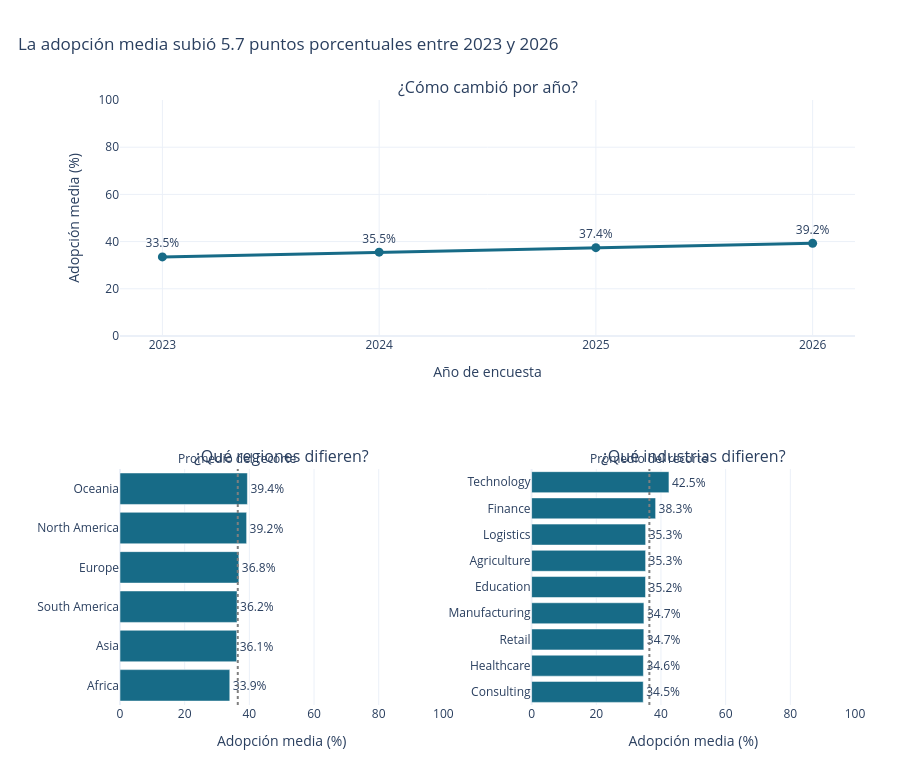

This figure's notebook cell:
### Markdown cell above
El tablero se genera en una sola figura Plotly con tres paneles; al pasar el cursor se leen los valores y tamaños de muestra, y la figura permite acercar y explorar los datos. La aplicación Streamlit aplica filtros globales a las tres vistas a la vez.

Las observaciones trimestrales se repiten por empresa y la fuente no documenta un diseño muestral ni ponderaciones; por eso el tablero no presenta intervalos de confianza ni interpreta las diferencias como causales. Las métricas describen esta base, no toda la población de empresas.

### Code cell
figura = crear_tablero(datos)
figura.show()

### Figure 1 — Plotly figure (JSON) as saved in the notebook; plotly's stock layout.template omitted (floating-point values rounded to 4 significant figures)
{"data": [{"customdata": [[1320, 19787], [3311, 49727], [1330, 19909], [2721, 40835], [650, 9740], [668, 10002]], "hovertemplate": "Grupo: %{y}<br>Adopción media: %{x:.1f}%<br>Empresas distintas: %{customdata[0]:,}<br>Filas empresa-trimestre: %{customdata[1]:,}<extra></extra>", "marker": {"color": "#176B87"}, "orientation": "h", "showlegend": false, "text": ["33.9%", "36.1%", "36.2%", "36.8%", "39.2%", "39.4%"], "textposition": "outside", "type": "bar", "x": [33.95, 36.07, 36.19, 36.75, 39.15, 39.4], "xaxis": "x2", "y": ["Africa", "Asia", "South America", "Europe", "North America", "Oceania"], "yaxis": "y2"}, {"customdata": [[833, 12504], [1240, 18642], [1091, 16377], [1168, 17501], [1014, 15172], [1038, 15570], [864, 12961], [1344, 20166], [1408, 21107]], "hovertemplate": "Grupo: %{y}<br>Adopción media: %{x:.1f}%<br>Empresas distintas: %{customdata[0]:,}<br>Filas empresa-trimestre: %{customdata[1]:,}<extra></extra>", "marker": {"color": "#176B87"}, "orientation": "h", "showlegend": false, "text": ["34.5%", "34.6%", "34.7%", "34.7%", "35.2%", "35.3%", "35.3%", "38.3%", "42.5%"], "textposition": "outside", "type": "bar", "x": [34.52, 34.57, 34.7, 34.73, 35.23, 35.25, 35.26, 38.35, 42.47], "xaxis": "x3", "y": ["Consulting", "Healthcare", "Retail", "Manufacturing", "Education", "Agriculture", "Logistics", "Finance", "Technology"], "yaxis": "y3"}, {"customdata": [[10000, 37456], [9999, 37480], [10000, 37524], [10000, 37540]], "hovertemplate": "Año: %{x}<br>Adopción media: %{y:.1f}%<br>Empresas distintas: %{customdata[0]:,}<br>Filas empresa-trimestre: %{customdata[1]:,}<extra></extra>", "line": {"color": "#176B87", "width": 3}, "marker": {"size": 9}, "mode": "lines+markers+text", "showlegend": false, "text": ["33.5%", "35.5%", "37.4%", "39.2%"], "textposition": "top center", "type": "scatter", "x": ["2023", "2024", "2025", "2026"], "xaxis": "x", "y": [33.5, 35.51, 37.41, 39.24], "yaxis": "y"}], "layout": {"annotations": [{"font": {"size": 16}, "showarrow": false, "text": "¿Cómo cambió por año?", "x": 0.5, "xanchor": "center", "xref": "paper", "y": 1.0, "yanchor": "bottom", "yref": "paper"}, {"font": {"size": 16}, "showarrow": false, "text": "¿Qué regiones difieren?", "x": 0.22, "xanchor": "center", "xref": "paper", "y": 0.39, "yanchor": "bottom", "yref": "paper"}, {"font": {"size": 16}, "showarrow": false, "text": "¿Qué industrias difieren?", "x": 0.78, "xanchor": "center", "xref": "paper", "y": 0.39, "yanchor": "bottom", "yref": "paper"}, {"showarrow": false, "text": "Promedio del recorte", "x": 36.41, "xanchor": "center", "xref": "x2", "y": 1, "yanchor": "bottom", "yref": "y2 domain"}, {"showarrow": false, "text": "Promedio del recorte", "x": 36.41, "xanchor": "center", "xref": "x3", "y": 1, "yanchor": "bottom", "yref": "y3 domain"}], "height": 760, "margin": {"b": 55, "l": 35, "r": 45, "t": 100}, "shapes": [{"line": {"color": "#7F7F7F", "dash": "dot"}, "type": "line", "x0": 36.41, "x1": 36.41, "xref": "x2", "y0": 0, "y1": 1, "yref": "y2 domain"}, {"line": {"color": "#7F7F7F", "dash": "dot"}, "type": "line", "x0": 36.41, "x1": 36.41, "xref": "x3", "y0": 0, "y1": 1, "yref": "y3 domain"}], "title": {"text": "La adopción media subió 5.7 puntos porcentuales entre 2023 y 2026", "x": 0.02, "xanchor": "left"}, "xaxis": {"anchor": "y", "domain": [0.0, 1.0], "title": {"text": "Año de encuesta"}}, "xaxis2": {"anchor": "y2", "domain": [0.0, 0.44], "range": [0, 100], "title": {"text": "Adopción media (%)"}}, "xaxis3": {"anchor": "y3", "domain": [0.56, 1.0], "range": [0, 100], "title": {"text": "Adopción media (%)"}}, "yaxis": {"anchor": "x", "domain": [0.61, 1.0], "range": [0, 100], "title": {"text": "Adopción media (%)"}}, "yaxis2": {"anchor": "x2", "domain": [0.0, 0.39], "title": {"text": ""}}, "yaxis3": {"anchor": "x3", "domain": [0.0, 0.39], "title": {"text": ""}}}}
